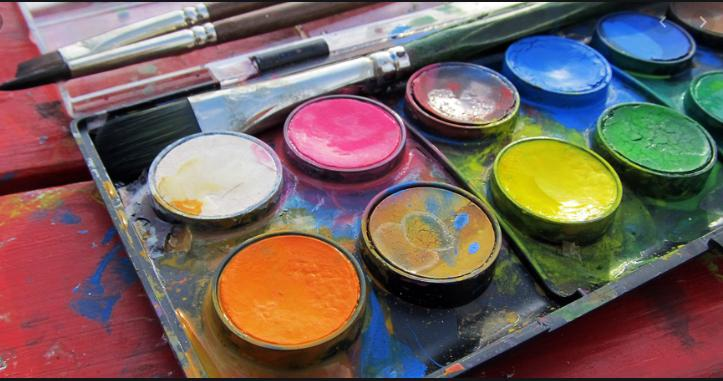
#> input picture Proyecto/proyecto_imagenes/Imagenes/Acuarelas.jpg, 723 x 381 px
$ python -i ProyectoFinal.py   (imports and definitions only)
#> lines starting #> are read from the running program, lines starting #| are printed output that depends on the picture; after the words box and inside, x2 and y2 are one past the last pixel; in counts of white or black regions, pixels touching at a corner belong together
from PIL import Image, ImageTk
import sys
import random
import tkinter as tk
from tkinter import ttk
from tkinter import filedialog

rutaimagen = ""

def cerrar():
    raiz.quit()
    raiz.destroy()

# [7 lines left out: function abrirVentana, not called in this run]

def abrir_imagen(ruta):
    imagen = Image.open(ruta)
    return imagen

def cerrar_imagen(imagen):
    imagen.close()

def crear_imagen(tipo_imagen,tamanio):
    nueva_imagen = Image.new(tipo_imagen, tamanio)
    return nueva_imagen

def guardar_imagen(imagen,datos,nombre_imagen):
    imagen.putdata(datos)
    imagen.save(nombre_imagen)
    #imagen.show()

def ObtenerVecindad8(i, j, img):
    V = []
    for x in range (i-1, i+2):
        for y in range (j-1, j+2):
            try:
                V.append(img.getpixel((x,y)))
            except:
                if (img.mode != 'L'):
                    V.append((0,0,0))
                else:
                    V.append(0)
    return V

# [84 lines left out: functions binarizar_imagen, Grises, Sobel, FiltroMin, Dilatacion, not called in this run]
    #imagenResultado.show()

def Erosion(rutaimagen):
#> called with rutaimagen = 'proyecto_imagenes/Imagenes/Acuarelas.jpg'
    EE = [255, 255, 255,
          255, 255, 255,
          255, 255, 255]
    imagen = Image.open(rutaimagen)
#> imagen is the input picture: PIL image 723x381 RGB; mean R, G, B 117.3, 97.3, 92.1
    imagen = imagen.convert('1')
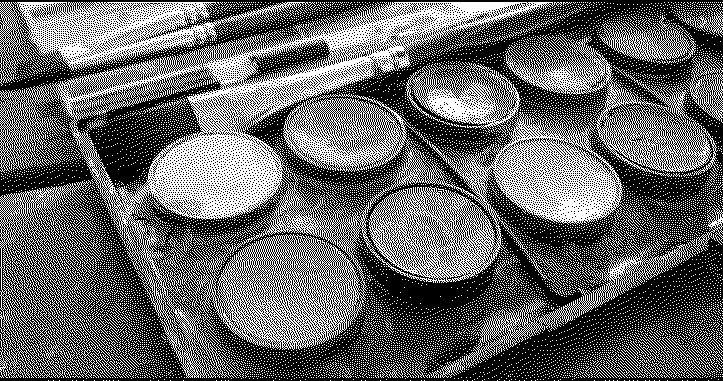
#> imagen: PIL image 723x381 1; 40% white in thin lines or dots
    imagenResultado = Image.new('1', imagen.size)
#> imagenResultado: PIL image 723x381 1; every value is 0
    ancho,alto = imagen.size
#> ancho = 723; alto = 381
    for i in range (ancho):
        for j in range (alto):
            V = ObtenerVecindad8(i, j, imagen)
            aux = 0
            for x in range (9):
                if (V[x] == EE[x]):
                    aux += 1
            if (aux > 5):
                imagenResultado.putpixel((i,j),255)
            else:
                imagenResultado.putpixel((i,j),0)
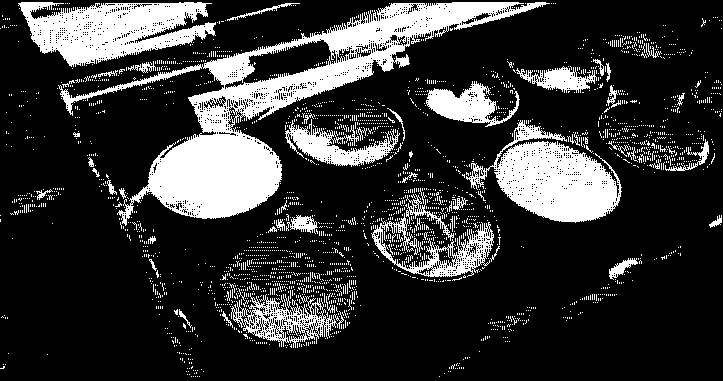
#> imagenResultado: PIL image 723x381 1; 20.5% white; 2749 white regions (2696 under 20 px), largest, box (x1, y1, x2, y2) and area: (58, 2, 550, 226) 21925, (466, 120, 622, 223) 7942, (18, 2, 216, 67) 7787
    imagenResultado.save("erosion.jpg")
    #imagenResultado.show()

# [30 lines left out: functions suma_imagenes_rgb, Filtrado, not called in this run]

# [4 lines not run here, left out]

# [1 line that did not run here, left out]
# [8 lines not run here, left out]

>>> result = Erosion('proyecto_imagenes/Imagenes/Acuarelas.jpg')
